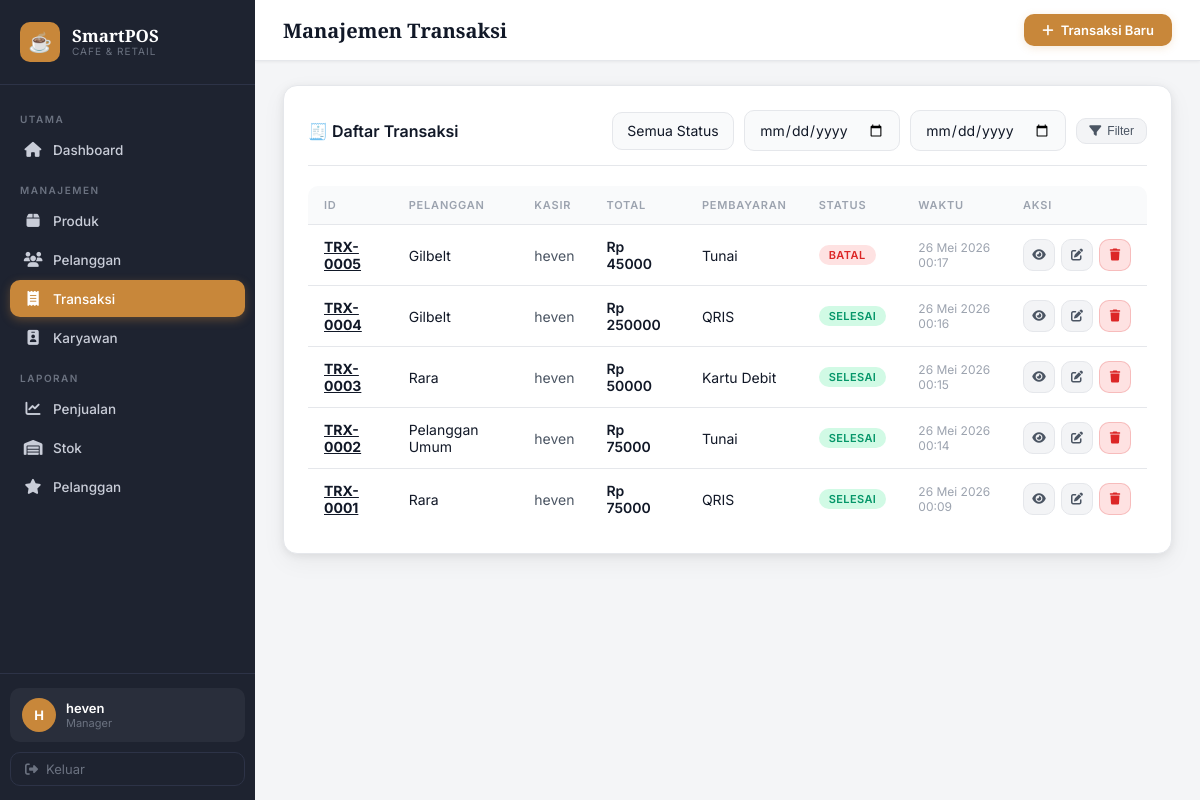
Page /transactions/ (signed in) on the committed database.
### pos/models.py (models this page shows, shortened)
class BaseModel(models.Model):
    created_at = models.DateTimeField(auto_now_add=True)
    updated_at = models.DateTimeField(auto_now=True)
    class Meta:
        abstract = True  # tidak membuat tabel sendiri

class Transaction(BaseModel):
    STATUS_CHOICES = [
        ('pending',   'Menunggu'),
        ('completed', 'Selesai'),
        ('cancelled', 'Dibatalkan'),
    ]
    PAYMENT_CHOICES = [
        ('cash',     'Tunai'),
        ('debit',    'Kartu Debit'),
        ('transfer', 'Transfer Bank'),
        ('qris',     'QRIS'),
    ]
    customer       = models.ForeignKey(Customer, on_delete=models.SET_NULL, null=True, blank=True, related_name='transactions', verbose_name="Pelanggan")
    cashier        = models.ForeignKey(User, on_delete=models.SET_NULL, null=True, related_name='transactions', verbose_name="Kasir")
    total_amount   = models.DecimalField(max_digits=12, decimal_places=2, default=0, verbose_name="Total (Rp)")
    status         = models.CharField(max_length=20, choices=STATUS_CHOICES, default='completed', verbose_name="Status")
    payment_method = models.CharField(max_length=20, choices=PAYMENT_CHOICES, default='cash', verbose_name="Metode Pembayaran")
    class Meta:
        verbose_name        = "Transaksi"
        verbose_name_plural = "Transaksi"
        ordering            = ['-created_at']
    def __init__(self, *args, **kwargs):
        super().__init__(*args, **kwargs)
        self.__catatan = ""

class Customer(BaseModel):
    name           = models.CharField(max_length=100, verbose_name="Nama Pelanggan")
    email          = models.EmailField(unique=True, verbose_name="Email")
    phone          = models.CharField(max_length=15, verbose_name="No. Telepon")
    loyalty_points = models.IntegerField(default=0, validators=[MinValueValidator(0)], verbose_name="Poin Loyalitas")
    address        = models.TextField(blank=True, null=True, verbose_name="Alamat")
    class Meta:
        verbose_name        = "Pelanggan"
        verbose_name_plural = "Pelanggan"
        ordering            = ['name']
    def __init__(self, *args, **kwargs):
        super().__init__(*args, **kwargs)
        self.__poin_pending = 0  # ENCAPSULATION: poin belum dikonfirmasi, disembunyikan

### pos/views.py (the view)
# urls.py: path('transactions/', views.TransactionListView.as_view(), name='transaction_list'),
class TransactionListView(RoleRequiredMixin, ListView):
    allowed_positions = ('manager', 'supervisor', 'cashier', 'waiter')
    model = Transaction
    template_name = 'pos/transactions/list.html'
    context_object_name = 'transactions'
    login_url = '/login/'
    def get_queryset(self):
        queryset = Transaction.objects.select_related('customer', 'cashier').all()
        status = self.request.GET.get('status', '')
        date_from = self.request.GET.get('date_from', '')
        date_to = self.request.GET.get('date_to', '')
        if status:
            queryset = queryset.filter(status=status)
        if date_from:
            queryset = queryset.filter(created_at__date__gte=date_from)
        if date_to:
            queryset = queryset.filter(created_at__date__lte=date_to)
        return queryset.order_by('-created_at')
    def get_context_data(self, **kwargs):
        context = super().get_context_data(**kwargs)
        context['page_title'] = 'Manajemen Transaksi'
        context['status_choices'] = Transaction.STATUS_CHOICES
        return context

### pos/context_processors.py (called while the page is built, shortened)
def user_role(request):
    if not request.user.is_authenticated:
        return {}
    if request.user.is_superuser:
        return {
            'user_position':         'manager',
            'user_position_display': 'Manager',
            'is_full_access':        True,
            'can_manage_products':   True,
            'can_manage_employees':  True,
            'can_view_transactions': True,
            'can_create_transaction':True,
            'can_view_customers':    True,
            'can_view_reports':      True,
            'can_view_stock_report': True,
        }

### pos/views.py (called while the page is built)
    def dispatch(self, request, *args, **kwargs):
        if not request.user.is_authenticated:
            return self.handle_no_permission()
        if request.user.is_superuser:
            return super().dispatch(request, *args, **kwargs)
        position = RoleHelper.get_position(request.user)
        if self.allowed_positions and position not in self.allowed_positions:
            messages.error(request, '⛔ Akses ditolak. Anda tidak memiliki izin untuk halaman ini.')
            return redirect('dashboard')
        return super().dispatch(request, *args, **kwargs)

### templates/pos/transactions/list.html (shortened to what this page needs)
{% extends 'pos/base.html' %}
{% block page_title %}Manajemen Transaksi{% endblock %}
{% block topbar_actions %}
<a href="{% url 'transaction_create' %}" class="btn-new" id="btn_new_trx"><i class="fas fa-plus"></i> Transaksi Baru</a>
{% endblock %}
{% block content %}
<div class="card">
  <div class="card-header">
    <span class="card-title">🧾 Daftar Transaksi</span>
    <form method="GET" style="display:flex;gap:10px;align-items:center;flex-wrap:wrap;">
      <select name="status" class="form-control" style="width:auto;" onchange="this.form.submit()">
        <option value="">Semua Status</option>
      </select>
      <input type="date" name="date_from" class="form-control" style="width:auto;" value="{{ request.GET.date_from }}">
      <input type="date" name="date_to" class="form-control" style="width:auto;" value="{{ request.GET.date_to }}">
      <button type="submit" class="btn btn-secondary btn-sm"><i class="fas fa-filter"></i> Filter</button>
    </form>
  </div>
  {% if transactions %}
  <div class="table-wrapper">
    <table>
      <thead><tr><th>ID</th><th>Pelanggan</th><th>Kasir</th><th>Total</th><th>Pembayaran</th><th>Status</th><th>Waktu</th><th>Aksi</th></tr></thead>
      <tbody>
        {% for t in transactions %}
        <tr>
          <td><a href="{% url 'transaction_detail' t.id %}" style="color:var(--caramel);font-weight:700;">TRX-{{ t.id|stringformat:"04d" }}</a></td>
          <td>{{ t.customer.name|default:"Pelanggan Umum" }}</td>
          <td style="color:var(--text-secondary);">{{ t.cashier.get_full_name|default:t.cashier.username }}</td>
          <td style="color:var(--caramel);font-weight:600;">Rp {{ t.total_amount|floatformat:0 }}</td>
          <td>{{ t.get_payment_method_display }}</td>
          <td>
            {% if t.status == 'completed' %}<span class="badge badge-success">Selesai</span>
            {% elif t.status == 'pending' %}<span class="badge badge-warning">Pending</span>
            {% else %}<span class="badge badge-danger">Batal</span>{% endif %}
          </td>
          <td style="color:var(--text-muted);font-size:12px;">{{ t.created_at|date:"d M Y H:i" }}</td>
          <td>
            <div class="action-group">
              <a href="{% url 'transaction_detail' t.id %}" class="btn btn-secondary btn-sm btn-icon" title="Detail"><i class="fas fa-eye"></i></a>
              <a href="{% url 'transaction_update' t.id %}" class="btn btn-secondary btn-sm btn-icon" title="Edit"><i class="fas fa-edit"></i></a>
              <a href="{% url 'transaction_delete' t.id %}" class="btn btn-danger btn-sm btn-icon" title="Hapus"><i class="fas fa-trash"></i></a>
            </div>
          </td>
        </tr>
        {% endfor %}
      </tbody>
    </table>
  </div>
  {% else %}
  <div class="empty-state"><div class="empty-icon">🧾</div><p>Belum ada transaksi.</p></div>
  {% endif %}
</div>
{% endblock %}

### templates/pos/base.html (shortened to what this page needs)
<!DOCTYPE html>
<html lang="id">
<head>
  {% load static %}
  <link rel="stylesheet" href="{% static 'css/style.css' %}">
  <link rel="stylesheet" href="https://cdnjs.cloudflare.com/ajax/libs/font-awesome/6.5.0/css/all.min.css">
</head>
<body>
<div class="app-wrapper">
  <aside class="sidebar">
    <div class="sidebar-brand">
      <div class="brand-icon">☕</div>
      <div>
        <div class="brand-name">SmartPOS</div>
        <div class="brand-sub">Cafe & Retail</div>
      </div>
    </div>
    <nav class="sidebar-nav">
      <div class="nav-section-label">Utama</div>
      <a href="{% url 'dashboard' %}" class="nav-item {% if request.resolver_match.url_name == 'dashboard' %}active{% endif %}">
        <span class="nav-icon"><i class="fas fa-house"></i></span> Dashboard
      </a>
      <div class="nav-section-label">Manajemen</div>
      <a href="{% url 'product_list' %}" class="nav-item {% if 'product' in request.resolver_match.url_name %}active{% endif %}">
        <span class="nav-icon"><i class="fas fa-box"></i></span> Produk
      </a>
      {% if can_view_customers %}
      <a href="{% url 'customer_list' %}" class="nav-item {% if 'customer' in request.resolver_match.url_name and request.resolver_match.url_name != 'report_customers' %}active{% endif %}">
        <span class="nav-icon"><i class="fas fa-users"></i></span> Pelanggan
      </a>
      {% endif %}
      {% if can_view_transactions %}
      <a href="{% url 'transaction_list' %}" class="nav-item {% if 'transaction' in request.resolver_match.url_name %}active{% endif %}">
        <span class="nav-icon"><i class="fas fa-receipt"></i></span> Transaksi
      </a>
      {% endif %}
      {% if can_manage_employees %}
      <a href="{% url 'employee_list' %}" class="nav-item {% if 'employee' in request.resolver_match.url_name %}active{% endif %}">
        <span class="nav-icon"><i class="fas fa-id-badge"></i></span> Karyawan
      </a>
      {% endif %}
      {% if is_full_access or can_view_stock_report %}
      <div class="nav-section-label">Laporan</div>
      {% if is_full_access %}
      <a href="{% url 'report_sales' %}" class="nav-item {% if request.resolver_match.url_name == 'report_sales' %}active{% endif %}">
        <span class="nav-icon"><i class="fas fa-chart-line"></i></span> Penjualan
      </a>
      {% endif %}
      {% if can_view_stock_report %}
      <a href="{% url 'report_stock' %}" class="nav-item {% if request.resolver_match.url_name == 'report_stock' %}active{% endif %}">
        <span class="nav-icon"><i class="fas fa-warehouse"></i></span> Stok
      </a>
      {% endif %}
      {% if is_full_access %}
      <a href="{% url 'report_customers' %}" class="nav-item {% if request.resolver_match.url_name == 'report_customers' %}active{% endif %}">
        <span class="nav-icon"><i class="fas fa-star"></i></span> Pelanggan
      </a>
      {% endif %}
      {% endif %}
    </nav>
    <div class="sidebar-footer">
      <div class="user-card">
        <div class="user-avatar">{{ request.user.username|slice:":1"|upper }}</div>
        <div>
          <div class="user-name">{{ request.user.get_full_name|default:request.user.username }}</div>
          <div class="user-role">{{ user_position_display|default:"Kasir" }}</div>
        </div>
      </div>
      <a href="{% url 'logout' %}" class="btn-logout">
        <i class="fas fa-sign-out-alt"></i> Keluar
      </a>
    </div>
  </aside>
  <main class="main-content">
    <div class="topbar">
      <h1 class="page-title">{% block page_title %}Dashboard{% endblock %}</h1>
      <div class="topbar-right">
        {% block topbar_actions %}{% endblock %}
      </div>
    </div>
    <div class="page-body">
      {% block content %}{% endblock %}
    </div>
  </main>
</div>
{% load static %}
</body>
</html>

### rows in the picture
Transaction: id "0005", customer.name "Gilbelt", cashier.get_full_name "heven", total_amount "45000", payment_method "Tunai", status "BATAL", created_at "26 Mei 2026 00:17"
Transaction: id "0004", customer.name "Gilbelt", cashier.get_full_name "heven", total_amount "250000", payment_method "QRIS", status "SELESAI", created_at "26 Mei 2026 00:16"
Transaction: id "0003", customer.name "Rara", cashier.get_full_name "heven", total_amount "50000", payment_method "Kartu Debit", status "SELESAI", created_at "26 Mei 2026 00:15"
Transaction: id "0002", customer.name "Pelanggan Umum", cashier.get_full_name "heven", total_amount "75000", payment_method "Tunai", status "SELESAI", created_at "26 Mei 2026 00:14"
Transaction: id "0001", customer.name "Rara", cashier.get_full_name "heven", total_amount "75000", payment_method "QRIS", status "SELESAI", created_at "26 Mei 2026 00:09"

### other values in the picture
{{ request.user.username|slice:":1"|upper }} "H"
{{ request.user.get_full_name|default:request.user.username }} "heven"
{{ user_position_display|default:"Kasir" }} "Manager"
